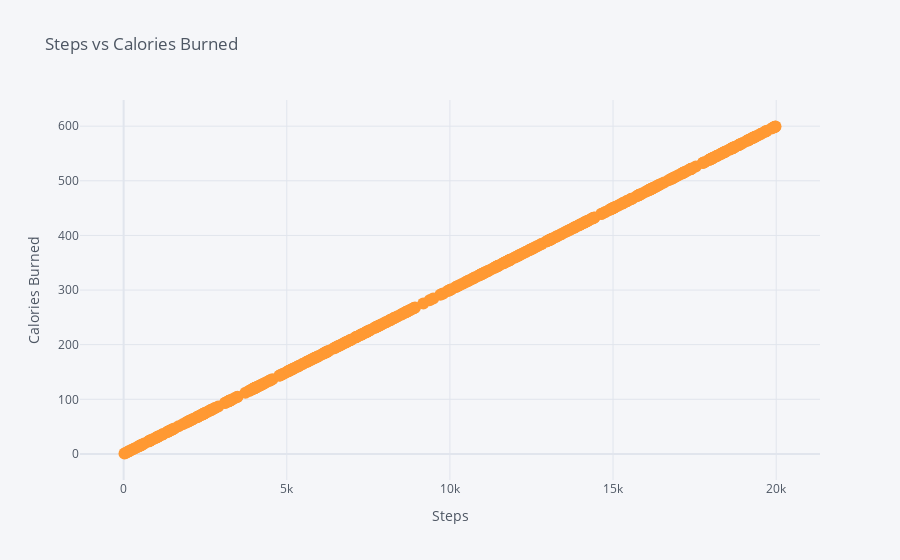

The notebook cell this image was saved under:
### Markdown cell above
## Scatter Plot (Steps vs. Calories Burned)

### Code cell
df.iplot(kind='scatter',x='steps',y='calories_burned',mode='markers',title='Steps vs Calories Burned',xTitle='Steps',yTitle='Calories Burned',asFigure=True)

### Figure 1 — Plotly figure (JSON) as saved in the notebook; plotly's stock layout.template omitted (floating-point values rounded to 4 significant figures; data arrays with more than 128 entries replaced by an {"elided": "..."} marker saying what was removed)
{"data": [{"line": {"color": "rgba(255, 153, 51, 1.0)", "dash": "solid", "shape": "linear", "width": 1.3}, "marker": {"size": 12, "symbol": "circle"}, "mode": "markers", "name": "calories_burned", "text": "", "type": "scatter", "x": {"elided": "500 int values"}, "y": {"elided": "500 float values"}}], "layout": {"autosize": true, "legend": {"bgcolor": "#F5F6F9", "font": {"color": "#4D5663"}}, "paper_bgcolor": "#F5F6F9", "plot_bgcolor": "#F5F6F9", "title": {"font": {"color": "#4D5663"}, "text": "Steps vs Calories Burned"}, "xaxis": {"autorange": true, "gridcolor": "#E1E5ED", "range": [-1282.0, 21290.0], "showgrid": true, "tickfont": {"color": "#4D5663"}, "title": {"font": {"color": "#4D5663"}, "text": "Steps"}, "type": "linear", "zerolinecolor": "#E1E5ED"}, "yaxis": {"autorange": true, "gridcolor": "#E1E5ED", "range": [-66.41, 666.6], "showgrid": true, "tickfont": {"color": "#4D5663"}, "title": {"font": {"color": "#4D5663"}, "text": "Calories Burned"}, "type": "linear", "zerolinecolor": "#E1E5ED"}}}
